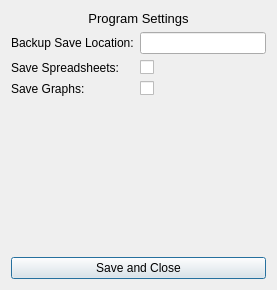
<?xml version="1.0" encoding="UTF-8"?>
<ui version="4.0">
 <class>SettingsDialog</class>
 <widget class="QDialog" name="SettingsDialog">
  <property name="geometry">
   <rect>
    <x>0</x>
    <y>0</y>
    <width>277</width>
    <height>290</height>
   </rect>
  </property>
  <property name="windowTitle">
   <string>Dialog</string>
  </property>
  <layout class="QVBoxLayout" name="verticalLayout">
   <item>
    <widget class="QLabel" name="label_3">
     <property name="sizePolicy">
      <sizepolicy hsizetype="Preferred" vsizetype="Maximum">
       <horstretch>0</horstretch>
       <verstretch>0</verstretch>
      </sizepolicy>
     </property>
     <property name="text">
      <string>&lt;html&gt;&lt;head/&gt;&lt;body&gt;&lt;p align=&quot;center&quot;&gt;&lt;span style=&quot; font-size:10pt;&quot;&gt;Program Settings&lt;/span&gt;&lt;/p&gt;&lt;/body&gt;&lt;/html&gt;</string>
     </property>
     <property name="alignment">
      <set>Qt::AlignCenter</set>
     </property>
    </widget>
   </item>
   <item>
    <layout class="QFormLayout" name="formLayout">
     <item row="0" column="0">
      <widget class="QLabel" name="labelAlternate">
       <property name="text">
        <string>Backup Save Location:</string>
       </property>
      </widget>
     </item>
     <item row="0" column="1">
      <widget class="QLineEdit" name="editSaveLocation"/>
     </item>
     <item row="1" column="0">
      <widget class="QLabel" name="labelSpreadsheets">
       <property name="text">
        <string>Save Spreadsheets:</string>
       </property>
      </widget>
     </item>
     <item row="1" column="1">
      <widget class="QCheckBox" name="checkBoxSheets">
       <property name="text">
        <string/>
       </property>
      </widget>
     </item>
     <item row="2" column="0">
      <widget class="QLabel" name="labelGraphs">
       <property name="text">
        <string>Save Graphs:</string>
       </property>
      </widget>
     </item>
     <item row="2" column="1">
      <widget class="QCheckBox" name="checkBoxGraphs">
       <property name="text">
        <string/>
       </property>
      </widget>
     </item>
    </layout>
   </item>
   <item>
    <widget class="QPushButton" name="pushButton">
     <property name="text">
      <string>Save and Close</string>
     </property>
    </widget>
   </item>
  </layout>
 </widget>
 <resources/>
 <connections/>
</ui>
